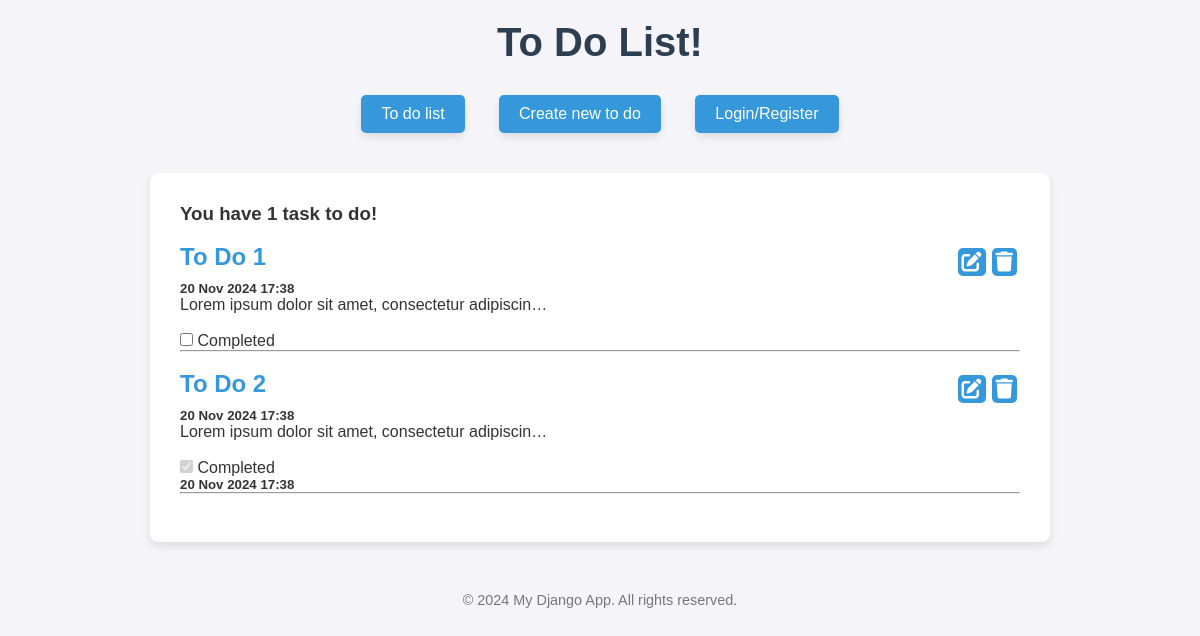
The app's page /, older data.
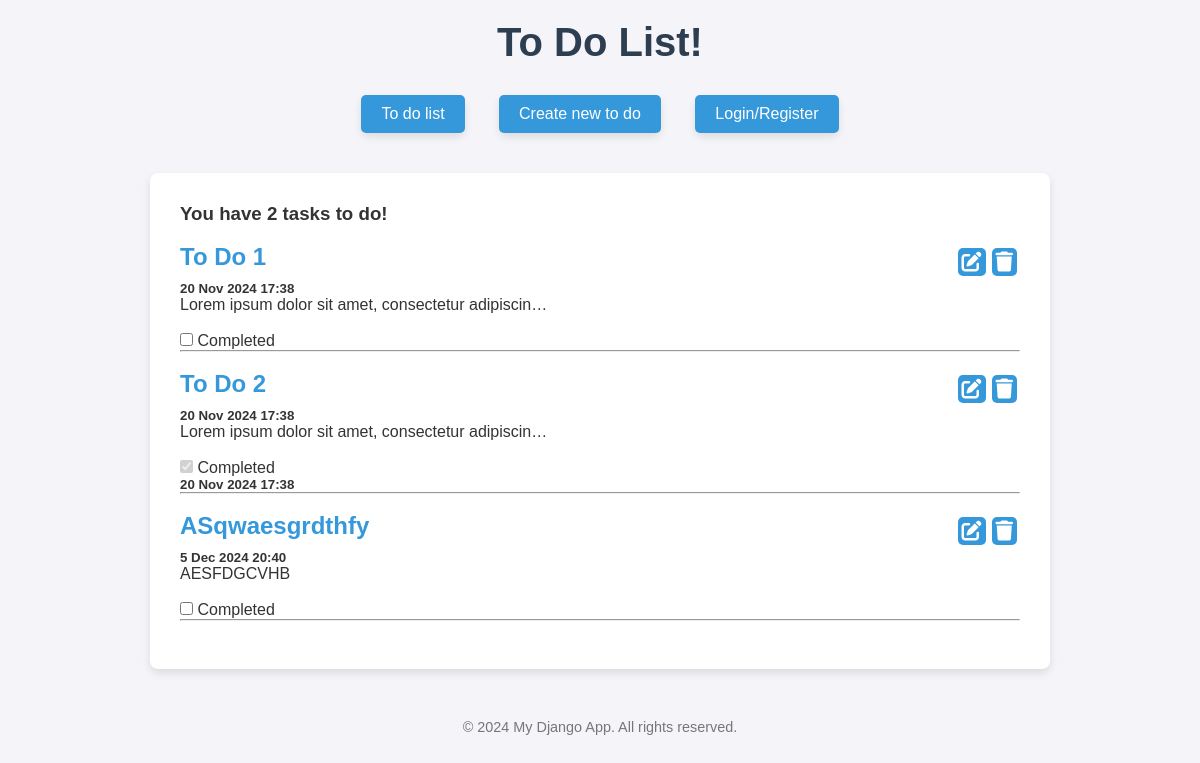
The same page, newer data.
### toDos/models.py (models this page shows, shortened)
class ToDo(models.Model):
    title = models.CharField(max_length=250)
    text = models.TextField()
    creation_date = models.DateTimeField(auto_now_add=True)
    complition = models.BooleanField(default=False)
    complition_date = models.DateTimeField(blank = True, null=True)
    image = models.ImageField(upload_to='images/', blank ='True', null=True)
    author = models.ForeignKey(User, on_delete=models.CASCADE, related_name= 'to_dos', blank ='True', null=True)

### toDos/views.py (the view, shortened to what this page needs)
# urls.py: path('', views.ToDosListCreate.as_view(), name = 'main'),
class ToDosListCreate(APIView):
    def get(self, request):
        print(f"User logged in: {request.user.is_authenticated}")
        to_dos = ToDo.objects.filter()
        not_complited = ToDo.objects.filter(complition=False).count()
        return render (request, 'main.html',{"todos":to_dos, 'not_complited':not_complited })

### toDos/templates/main.html (shortened to what this page needs)
{% extends 'base.html'%}
{% block content%}
<h3>You have {{not_complited}} task{{not_complited|pluralize}} to do!</h3>
<br>
{% for todo in todos%}
<div id="todo-{{ todo.id }}">
    <div class = "to-do-nav">
        <a href = "{% url 'details' todo.id %}"><h2>{{todo.title}}</h2></a>
            <div class = "to-do-nav">
                <button class = "edit-button small-button" data-id = "{{ todo.id }}" data-url = "{% url 'edit' todo.id %}"><i class="fas fa-edit"></i></button>
                <button class = "delete-button small-button" data-id = "{{ todo.id }}" data-redirect=""><i class="fas fa-trash"></i></button>
            </div>
        </div>
    <h5>{{todo.creation_date | date:"j M Y G:i"}}</h5>
    <p>{{todo.text | truncatechars:50}}</p>
    <br>
    <input type="checkbox" name ="completed" class = "todo-comlition" {%if todo.complition %}checked disabled {% endif %} data-id="{{todo.id}}">
    <label for = "completed" >Completed</label>
    <h5 id = "complition-date-{{todo.id}}" {% if not todo.complition%} hidden {% endif %}>{{todo.complition_date | date:"j M Y G:i"}}</h5>
    <hr>
    <br>
</div>
{% endfor %}
{% endblock content%}

Row changes from the older to the newer data that the page shows:
added ToDo: title "ASqwaesgrdthfy", creation_date "5 Dec 2024 20:40", text "AESFDGCVHB"
Text that changed along with them:
{{ not_complited }}: "1" → "2"
